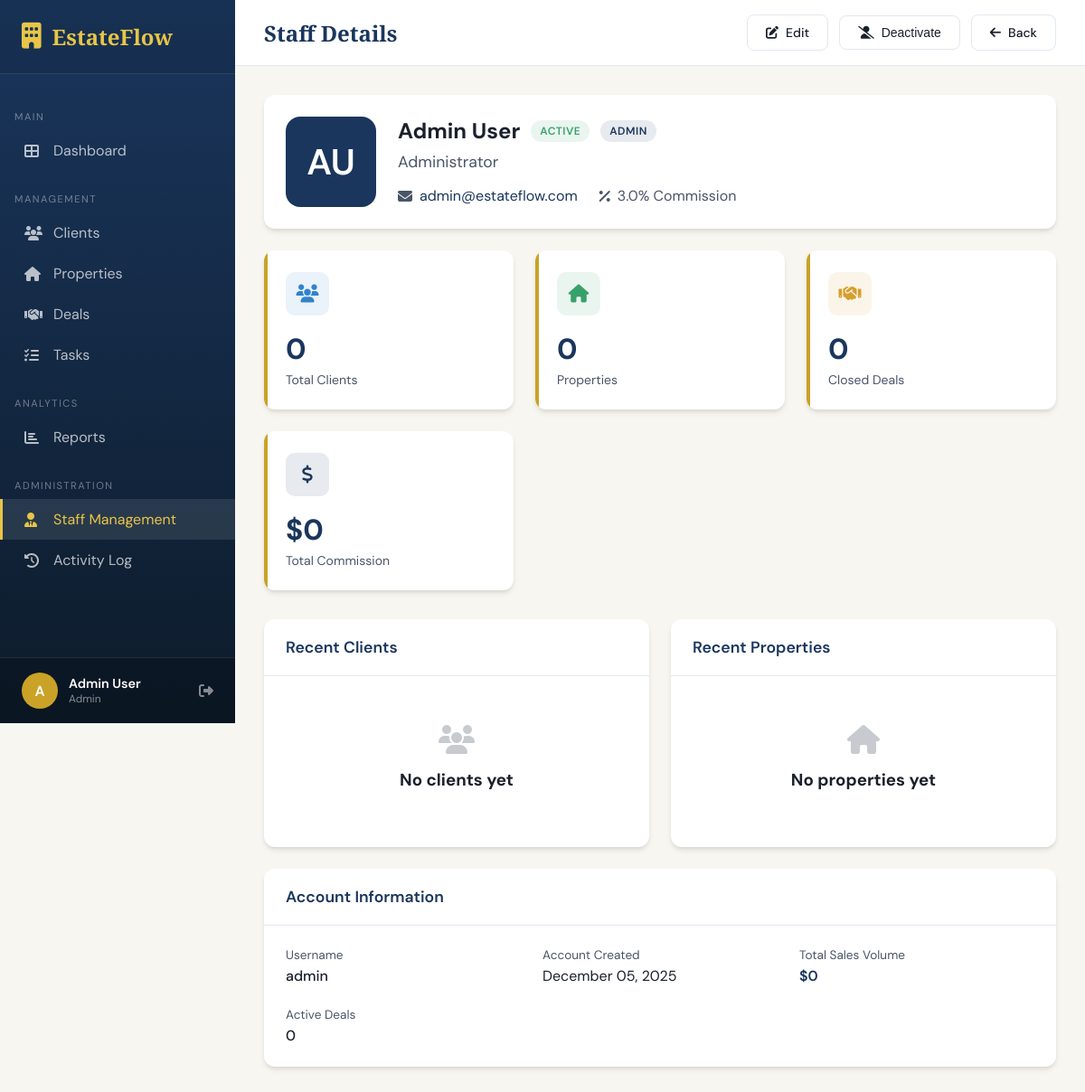
The app's page /staff/1 (signed in) with its own data.
### app.py (models this page shows, shortened)
class User(UserMixin, db.Model):
    id = db.Column(db.Integer, primary_key=True)
    username = db.Column(db.String(80), unique=True, nullable=False)
    email = db.Column(db.String(120), unique=True, nullable=False)
    password_hash = db.Column(db.String(256), nullable=False)
    role = db.Column(db.String(20), default='staff')  # admin, manager, staff
    first_name = db.Column(db.String(50))
    last_name = db.Column(db.String(50))
    phone = db.Column(db.String(20))
    position = db.Column(db.String(50))  # e.g., Senior Agent, Junior Agent, etc.
    hire_date = db.Column(db.Date)
    commission_rate = db.Column(db.Float, default=3.0)
    is_active = db.Column(db.Boolean, default=True)
    avatar_color = db.Column(db.String(20), default='#1a365d')
    created_at = db.Column(db.DateTime, default=datetime.utcnow)
    created_by = db.Column(db.Integer, db.ForeignKey('user.id'))
    properties = db.relationship('Property', backref='agent', lazy=True, foreign_keys='Property.agent_id')
    clients = db.relationship('Client', backref='agent', lazy=True, foreign_keys='Client.agent_id')
    tasks = db.relationship('Task', backref='assigned_to', lazy=True, foreign_keys='Task.user_id')
    @property
    def full_name(self):
        if self.first_name and self.last_name:
            return f"{self.first_name} {self.last_name}"
        return self.username
    def is_admin(self):
        return self.role == 'admin'

### app.py (the view)
@app.route('/staff/<int:id>')
@login_required
@admin_required
def view_staff(id):
    member = User.query.get_or_404(id)
    clients = Client.query.filter_by(agent_id=member.id).all()
    properties = Property.query.filter_by(agent_id=member.id).all()
    deals = Deal.query.join(Client).filter(Client.agent_id == member.id).all()
    closed_deals = [d for d in deals if d.status == 'closed']
    active_deals = [d for d in deals if d.status in ['initiated', 'negotiation', 'under_contract']]
    total_commission = sum(deal.commission_amount for deal in closed_deals)
    total_sales = sum(deal.final_price or deal.offer_price or 0 for deal in closed_deals)
    recent_clients = Client.query.filter_by(agent_id=member.id)\
        .order_by(Client.created_at.desc()).limit(5).all()
    recent_properties = Property.query.filter_by(agent_id=member.id)\
        .order_by(Property.created_at.desc()).limit(5).all()
    stats = {
        'total_clients': len(clients),
        'total_properties': len(properties),
        'total_deals': len(deals),
        'closed_deals': len(closed_deals),
        'active_deals': len(active_deals),
        'total_commission': total_commission,
        'total_sales': total_sales
    }
    return render_template('staff/staff_detail.html',
        member=member,
        stats=stats,
        recent_clients=recent_clients,
        recent_properties=recent_properties,
        deals=deals
    )

### app.py (called while the page is built)
@login_manager.user_loader
def load_user(user_id):
    return User.query.get(int(user_id))

def admin_required(f):
    from functools import wraps
    @wraps(f)
    def decorated_function(*args, **kwargs):
        if not current_user.is_authenticated or not current_user.is_admin():
            flash('Access denied. Admin privileges required.', 'error')
            return redirect(url_for('dashboard'))
        return f(*args, **kwargs)
    return decorated_function

### templates/staff/staff_detail.html (shortened to what this page needs)
{% extends "base.html" %}
{% block content %}
<div class="top-bar">
    <h1 class="page-title">Staff Details</h1>
    <div class="top-actions">
        <a href="{{ url_for('edit_staff', id=member.id) }}" class="btn btn-outline">
            <i class="fas fa-edit"></i> Edit
        </a>
        <form method="POST" action="{{ url_for('toggle_staff_status', id=member.id) }}" style="display: inline;">
            <button type="submit" class="btn {% if member.is_active %}btn-outline{% else %}btn-primary{% endif %}">
                <i class="fas {% if member.is_active %}fa-user-slash{% else %}fa-user-check{% endif %}"></i>
                {% if member.is_active %}Deactivate{% else %}Activate{% endif %}
            </button>
        </form>
        <a href="{{ url_for('staff_list') }}" class="btn btn-outline">
            <i class="fas fa-arrow-left"></i> Back
        </a>
    </div>
</div>
<div class="content-area">
    <div class="card" style="margin-bottom: 24px;">
        <div class="card-body">
            <div style="display: flex; gap: 24px; align-items: flex-start;">
                <div style="width: 100px; height: 100px; border-radius: 16px; background: {{ member.avatar_color or '#1a365d' }}; color: white; display: flex; align-items: center; justify-content: center; font-size: 2.5rem; font-weight: 600; flex-shrink: 0;">
                    {{ member.first_name[0]|upper if member.first_name else member.username[0]|upper }}{{ member.last_name[0]|upper if member.last_name else '' }}
                </div>
                <div style="flex: 1;">
                    <div style="display: flex; align-items: center; gap: 12px; margin-bottom: 8px;">
                        <h2 style="margin: 0; font-size: 1.5rem;">{{ member.full_name }}</h2>
                        <span class="badge {% if member.is_active %}badge-success{% else %}badge-danger{% endif %}">
                            {% if member.is_active %}Active{% else %}Inactive{% endif %}
                        </span>
                        <span class="badge badge-primary">{{ member.role|capitalize }}</span>
                    </div>
                    {% if member.position %}
                    <p style="color: var(--text-light); margin: 0 0 16px 0; font-size: 1.1rem;">{{ member.position }}</p>
                    {% endif %}
                    <div style="display: flex; flex-wrap: wrap; gap: 24px; color: var(--text-light);">
                        <div style="display: flex; align-items: center; gap: 8px;">
                            <i class="fas fa-envelope"></i>
                            <a href="mailto:{{ member.email }}" style="color: var(--primary); text-decoration: none;">{{ member.email }}</a>
                        </div>
                        <div style="display: flex; align-items: center; gap: 8px;">
                            <i class="fas fa-percent"></i>
                            <span>{{ member.commission_rate }}% Commission</span>
                        </div>
                    </div>
                </div>
            </div>
        </div>
    </div>
    <div class="stats-grid">
        <div class="stat-card">
            <div class="stat-icon clients">
                <i class="fas fa-users"></i>
            </div>
            <div class="stat-value">{{ stats.total_clients }}</div>
            <div class="stat-label">Total Clients</div>
        </div>
        <div class="stat-card">
            <div class="stat-icon properties">
                <i class="fas fa-home"></i>
            </div>
            <div class="stat-value">{{ stats.total_properties }}</div>
            <div class="stat-label">Properties</div>
        </div>
        <div class="stat-card">
            <div class="stat-icon deals">
                <i class="fas fa-handshake"></i>
            </div>
            <div class="stat-value">{{ stats.closed_deals }}</div>
            <div class="stat-label">Closed Deals</div>
        </div>
        <div class="stat-card">
            <div class="stat-icon revenue">
                <i class="fas fa-dollar-sign"></i>
            </div>
            <div class="stat-value">${{ '{:,.0f}'.format(stats.total_commission) }}</div>
            <div class="stat-label">Total Commission</div>
        </div>
    </div>
    <div class="grid-2">
        <div class="card">
            <div class="card-header">
                <h3 class="card-title">Recent Clients</h3>
            </div>
            <div class="card-body">
                {% if recent_clients %}
                    {% for client in recent_clients %}
                    <div style="display: flex; align-items: center; gap: 12px; padding: 12px 0; border-bottom: 1px solid var(--border);">
                        <div style="width: 40px; height: 40px; border-radius: 50%; background: var(--background); display: flex; align-items: center; justify-content: center; font-weight: 600; color: var(--primary);">
                            {{ client.first_name[0]|upper }}{{ client.last_name[0]|upper }}
                        </div>
                        <div style="flex: 1;">
                            <div style="font-weight: 500;">{{ client.full_name }}</div>
                            <div style="font-size: 0.85rem; color: var(--text-light);">{{ client.email or client.phone or 'No contact' }}</div>
                        </div>
                        <span class="badge {% if client.status == 'active' %}badge-success{% elif client.status == 'lead' %}badge-warning{% else %}badge-primary{% endif %}">
                            {{ client.status|capitalize }}
                        </span>
                    </div>
                    {% endfor %}
                {% else %}
                    <div class="empty-state" style="padding: 30px;">
                        <i class="fas fa-users" style="font-size: 2rem;"></i>
                        <h3>No clients yet</h3>
                    </div>
                {% endif %}
            </div>
        </div>
        <div class="card">
            <div class="card-header">
                <h3 class="card-title">Recent Properties</h3>
            </div>
            <div class="card-body">
                {% if recent_properties %}
                    {% for prop in recent_properties %}
                    <div style="display: flex; align-items: center; gap: 12px; padding: 12px 0; border-bottom: 1px solid var(--border);">
                        <div style="width: 40px; height: 40px; border-radius: 8px; background: linear-gradient(135deg, var(--primary-light), var(--primary)); display: flex; align-items: center; justify-content: center; color: white;">
                            <i class="fas fa-home"></i>
                        </div>
                        <div style="flex: 1;">
                            <div style="font-weight: 500;">{{ prop.title }}</div>
                            <div style="font-size: 0.85rem; color: var(--text-light);">{{ prop.city or prop.address }}</div>
                        </div>
                        <div style="text-align: right;">
                            <div style="font-weight: 600; color: var(--primary);">${{ '{:,.0f}'.format(prop.price) }}</div>
                            <span class="badge {% if prop.status == 'available' %}badge-success{% elif prop.status == 'pending' %}badge-warning{% else %}badge-primary{% endif %}">
                                {{ prop.status|capitalize }}
                            </span>
                        </div>
                    </div>
                    {% endfor %}
                {% else %}
                    <div class="empty-state" style="padding: 30px;">
                        <i class="fas fa-home" style="font-size: 2rem;"></i>
                        <h3>No properties yet</h3>
                    </div>
                {% endif %}
            </div>
        </div>
    </div>
    <div class="card" style="margin-top: 24px;">
        <div class="card-header">
            <h3 class="card-title">Account Information</h3>
        </div>
        <div class="card-body">
            <div style="display: grid; grid-template-columns: repeat(auto-fit, minmax(200px, 1fr)); gap: 24px;">
                <div>
                    <label style="font-size: 0.85rem; color: var(--text-light); display: block; margin-bottom: 4px;">Username</label>
                    <span style="font-weight: 500;">{{ member.username }}</span>
                </div>
                <div>
                    <label style="font-size: 0.85rem; color: var(--text-light); display: block; margin-bottom: 4px;">Account Created</label>
                    <span>{{ member.created_at.strftime('%B %d, %Y') }}</span>
                </div>
                <div>
                    <label style="font-size: 0.85rem; color: var(--text-light); display: block; margin-bottom: 4px;">Total Sales Volume</label>
                    <span style="font-weight: 600; color: var(--primary);">${{ '{:,.0f}'.format(stats.total_sales) }}</span>
                </div>
                <div>
                    <label style="font-size: 0.85rem; color: var(--text-light); display: block; margin-bottom: 4px;">Active Deals</label>
                    <span style="font-weight: 500;">{{ stats.active_deals }}</span>
                </div>
            </div>
        </div>
    </div>
</div>
{% endblock %}

### templates/base.html (shortened to what this page needs)
<!DOCTYPE html>
<html lang="en">
<head>
    <link rel="stylesheet" href="https://cdnjs.cloudflare.com/ajax/libs/font-awesome/6.4.0/css/all.min.css">
</head>
<body>
    {% if current_user.is_authenticated %}
    <aside class="sidebar">
        <div class="sidebar-header">
            <div class="sidebar-logo">
                <i class="fas fa-building"></i>
                <span>EstateFlow</span>
            </div>
        </div>
        <nav class="sidebar-nav">
            <div class="nav-section">Main</div>
            <a href="{{ url_for('dashboard') }}" class="nav-link {% if request.endpoint == 'dashboard' %}active{% endif %}">
                <i class="fas fa-th-large"></i>
                <span>Dashboard</span>
            </a>
            <div class="nav-section">Management</div>
            <a href="{{ url_for('clients') }}" class="nav-link {% if 'client' in request.endpoint %}active{% endif %}">
                <i class="fas fa-users"></i>
                <span>Clients</span>
            </a>
            <a href="{{ url_for('properties') }}" class="nav-link {% if 'propert' in request.endpoint %}active{% endif %}">
                <i class="fas fa-home"></i>
                <span>Properties</span>
            </a>
            <a href="{{ url_for('deals') }}" class="nav-link {% if 'deal' in request.endpoint %}active{% endif %}">
                <i class="fas fa-handshake"></i>
                <span>Deals</span>
            </a>
            <a href="{{ url_for('tasks') }}" class="nav-link {% if 'task' in request.endpoint %}active{% endif %}">
                <i class="fas fa-tasks"></i>
                <span>Tasks</span>
            </a>
            <div class="nav-section">Analytics</div>
            <a href="{{ url_for('reports') }}" class="nav-link {% if request.endpoint == 'reports' %}active{% endif %}">
                <i class="fas fa-chart-bar"></i>
                <span>Reports</span>
            </a>
            {% if current_user.is_admin() %}
            <div class="nav-section">Administration</div>
            <a href="{{ url_for('staff_list') }}" class="nav-link {% if 'staff' in request.endpoint %}active{% endif %}">
                <i class="fas fa-user-tie"></i>
                <span>Staff Management</span>
            </a>
            <a href="{{ url_for('activity_log') }}" class="nav-link {% if 'activity' in request.endpoint %}active{% endif %}">
                <i class="fas fa-history"></i>
                <span>Activity Log</span>
            </a>
            {% endif %}
        </nav>
        <div class="sidebar-footer">
            <div class="user-info">
                <div class="user-avatar">{{ current_user.first_name[0]|upper if current_user.first_name else current_user.username[0]|upper }}</div>
                <div class="user-details">
                    <div class="user-name">{{ current_user.full_name }}</div>
                    <div class="user-role">{{ current_user.role|capitalize }}</div>
                </div>
                <a href="{{ url_for('logout') }}" title="Logout" style="color: rgba(255,255,255,0.5);">
                    <i class="fas fa-sign-out-alt"></i>
                </a>
            </div>
        </div>
    </aside>
    {% endif %}
    <main class="main-content" {% if not current_user.is_authenticated %}style="margin-left: 0;"{% endif %}>
        {% block content %}{% endblock %}
    </main>
</body>
</html>

### records on screen
User: first_name "A", full_name "Admin User", role "Admin", last_name "U", role "ADMIN", position "Administrator", email "admin@estateflow.com", commission_rate "3.0", username "admin", created_at "December 05, 2025"

### other values on screen
{{ stats.total_clients }} "0"
{{ stats.total_properties }} "0"
{{ stats.closed_deals }} "0"
{{ '{:,.0f}'.format(stats.total_commission) }} "0"
{{ '{:,.0f}'.format(stats.total_sales) }} "0"
{{ stats.active_deals }} "0"
